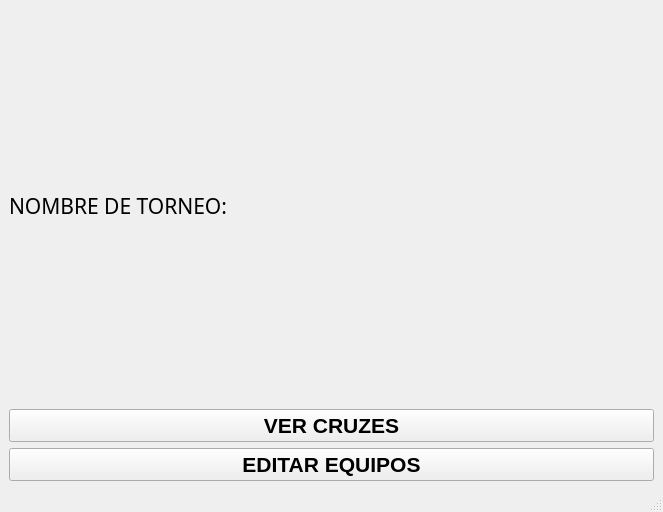
<?xml version="1.0" encoding="UTF-8"?>
<ui version="4.0">
 <class>MainWindow</class>
 <widget class="QMainWindow" name="MainWindow">
  <property name="geometry">
   <rect>
    <x>0</x>
    <y>0</y>
    <width>663</width>
    <height>512</height>
   </rect>
  </property>
  <property name="windowTitle">
   <string>Ventana5</string>
  </property>
  <widget class="QWidget" name="centralwidget">
   <layout class="QVBoxLayout" name="verticalLayout">
    <item>
     <widget class="QLabel" name="label">
      <property name="font">
       <font>
        <family>Cooper Black</family>
        <pointsize>16</pointsize>
        <weight>50</weight>
        <bold>false</bold>
       </font>
      </property>
      <property name="text">
       <string>NOMBRE DE TORNEO:</string>
      </property>
     </widget>
    </item>
    <item>
     <widget class="QPushButton" name="pushButton">
      <property name="font">
       <font>
        <pointsize>16</pointsize>
        <weight>75</weight>
        <bold>true</bold>
       </font>
      </property>
      <property name="text">
       <string>VER CRUZES</string>
      </property>
     </widget>
    </item>
    <item>
     <widget class="QPushButton" name="pushButton_2">
      <property name="font">
       <font>
        <pointsize>16</pointsize>
        <weight>75</weight>
        <bold>true</bold>
       </font>
      </property>
      <property name="text">
       <string>EDITAR EQUIPOS</string>
      </property>
     </widget>
    </item>
   </layout>
  </widget>
  <widget class="QMenuBar" name="menubar">
   <property name="geometry">
    <rect>
     <x>0</x>
     <y>0</y>
     <width>663</width>
     <height>21</height>
    </rect>
   </property>
  </widget>
  <widget class="QStatusBar" name="statusbar"/>
 </widget>
 <resources/>
 <connections/>
</ui>
